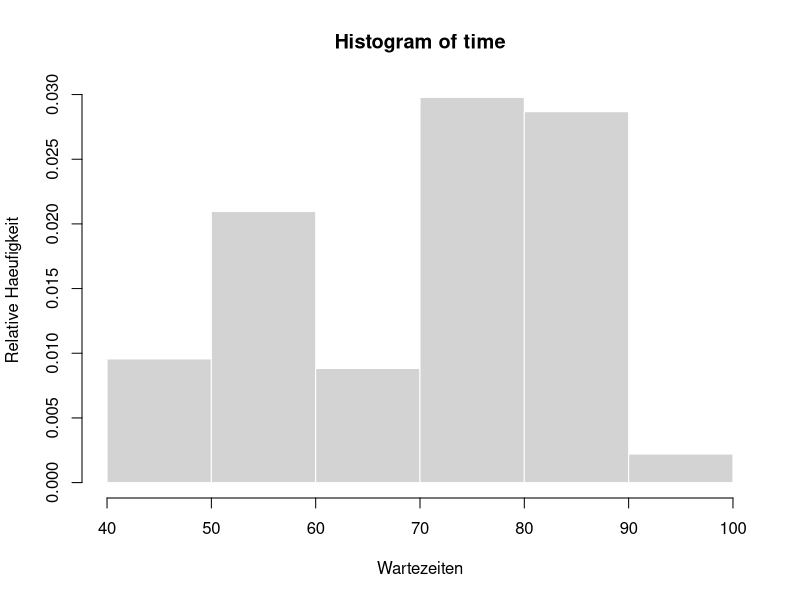

R code for this plot:
data("faithful")


head(faithful)

time <- faithful$waiting
############################################
#a)
x <- sort(time)
x

min_range = 60
max_range = 70

b_k <- max_range-min_range

size = length(faithful$waiting)
size

summe = 0

for (i in x) {
  if(i>min_range && i<=max_range)
    summe <- summe + 1
}

h_k <- summe
h_k

heigth <- h_k/(size*b_k)
heigth
heigthP <- heigth*100
heigthP

sum(faithful$waiting>60 & faithful$waiting<=70)

############################################
#b)

hist(time, 
     breaks = seq(40,100,by=10),
     prob=TRUE,                  #relative Häufigkeiten
     bor="white",
     xlab = "Wartezeiten",
     ylab = "Relative Haeufigkeit")

############################################
#c)
sum(faithful$waiting>60 & faithful$waiting<=90)


















